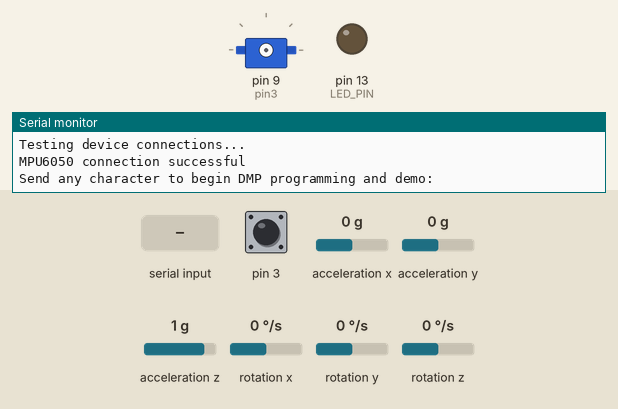
This sketch was run on a simulated Arduino Leonardo, built with avr-gcc and run on an emulated ATmega32U4. Parts: servo, output pins drawn as LEDs (lit = HIGH), the last lines printed to the serial monitor. Dashed ring = blinking. The test bench sets the inputs (shaded band); at power-on: acceleration x 0 g, acceleration z 1 g, rotation z 0 °/s, pin 3 HIGH, acceleration y 0 g, rotation x 0 °/s, rotation y 0 °/s. Storage starts empty; the sensor or clock chip raises its interrupt line as the real part does.

Above: at 0.8 s.
0.9 s: "1\n" received over Serial
At 1.88 s:
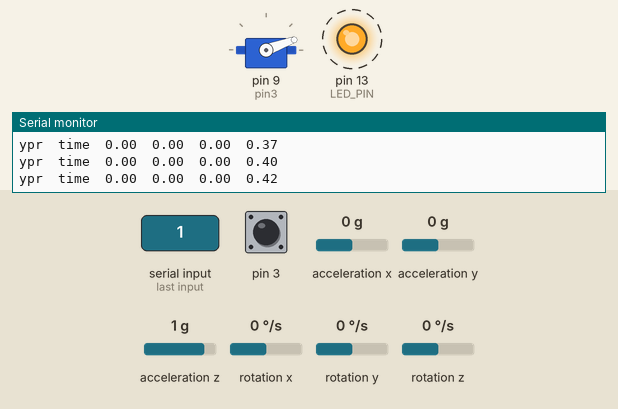
3.9 s: acceleration x set to -1.4 g
6.9 s: acceleration z set to -1.4 g
9.9 s: acceleration x set to 0 g
15.9 s: rotation z set to -192 °/s
Timing chart, 0 to 19.9 s (numbered marks = the images above; inputs shaded):
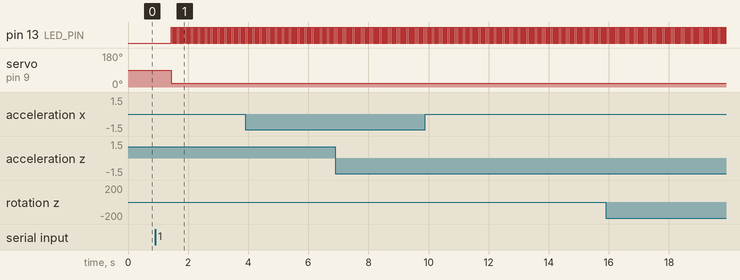

The sketch:

mpu-6050_logger.ino
```cpp
// I2C device class (I2Cdev) demonstration Arduino sketch for MPU6050 class using DMP (MotionApps v2.0)
// 6/21/2012 by Jeff Rowberg <jeff@rowberg.net>
//
//
// Changelog:
//      2013-05-08 - added seamless Fastwire support
//                 - added note about gyro calibration
//      2012-06-21 - added note about Arduino 1.0.1 + Leonardo compatibility error
//      2012-06-20 - improved FIFO overflow handling and simplified read process
//      2012-06-19 - completely rearranged DMP initialization code and simplification
//      2012-06-13 - pull gyro and accel data from FIFO packet instead of reading directly
//      2012-06-09 - fix broken FIFO read sequence and change interrupt detection to RISING
//      2012-06-05 - add gravity-compensated initial reference frame acceleration output
//                 - add 3D math helper file to DMP6 example sketch
//                 - add Euler output and Yaw/Pitch/Roll output formats
//      2012-06-04 - remove accel offset clearing for better results (thanks Sungon Lee)
//      2012-06-01 - fixed gyro sensitivity to be 2000 deg/sec instead of 250
//      2012-05-30 - basic DMP initialization working

/* ============================================
I2Cdev device library code is placed under the MIT license
Copyright (c) 2012 Jeff Rowberg

Permission is hereby granted, free of charge, to any person obtaining a copy
of this software and associated documentation files (the "Software"), to deal
in the Software without restriction, including without limitation the rights
to use, copy, modify, merge, publish, distribute, sublicense, and/or sell
copies of the Software, and to permit persons to whom the Software is
furnished to do so, subject to the following conditions:

The above copyright notice and this permission notice shall be included in
all copies or substantial portions of the Software.

THE SOFTWARE IS PROVIDED "AS IS", WITHOUT WARRANTY OF ANY KIND, EXPRESS OR
IMPLIED, INCLUDING BUT NOT LIMITED TO THE WARRANTIES OF MERCHANTABILITY,
FITNESS FOR A PARTICULAR PURPOSE AND NONINFRINGEMENT. IN NO EVENT SHALL THE
AUTHORS OR COPYRIGHT HOLDERS BE LIABLE FOR ANY CLAIM, DAMAGES OR OTHER
LIABILITY, WHETHER IN AN ACTION OF CONTRACT, TORT OR OTHERWISE, ARISING FROM,
OUT OF OR IN CONNECTION WITH THE SOFTWARE OR THE USE OR OTHER DEALINGS IN
THE SOFTWARE.
===============================================
*/

// I2Cdev and MPU6050 must be installed as libraries, or else the .cpp/.h files
// for both classes must be in the include path of your project
#include "I2Cdev.h"
#include <SPI.h>
#include <SD.h>
#include "MPU6050_6Axis_MotionApps20.h"
#include "Servo.h"
#include "Wire.h"
//#include "MPU6050.h" // not necessary if using MotionApps include file
Servo myservo;
int pos=0;
//#include "MPU6050.h" // not necessary if using MotionApps include file

// Arduino Wire library is required if I2Cdev I2CDEV_ARDUINO_WIRE implementation
// is used in I2Cdev.h
#if I2CDEV_IMPLEMENTATION == I2CDEV_ARDUINO_WIRE
    #include "Wire.h"
#endif

// class default I2C address is 0x68
// specific I2C addresses may be passed as a parameter here
// AD0 low = 0x68 (default for SparkFun breakout and InvenSense evaluation board)
// AD0 high = 0x69
MPU6050 mpu;
//MPU6050 mpu(0x69); // <-- use for AD0 high

/* =========================================================================
   NOTE: In addition to connection 3.3v, GND, SDA, and SCL, this sketch
   depends on the MPU-6050's INT pin being connected to the Arduino's
   external interrupt #0 pin. On the Arduino Uno and Mega 2560, this is
   digital I/O pin 2.
 * ========================================================================= */

/* =========================================================================
   NOTE: Arduino v1.0.1 with the Leonardo board generates a compile error
   when using Serial.write(buf, len). The Teapot output uses this method.
   The solution requires a modification to the Arduino USBAPI.h file, which
   is fortunately simple, but annoying. This will be fixed in the next IDE
   release. For more info, see these links:

   http://arduino.cc/forum/index.php/topic,109987.0.html
   http://code.google.com/p/arduino/issues/detail?id=958
 * ========================================================================= */


// uncomment "OUTPUT_READABLE_QUATERNION" if you want to see the actual
// quaternion components in a [w, x, y, z] format (not best for parsing
// on a remote host such as Processing or something though)
//#define OUTPUT_READABLE_QUATERNION

// uncomment "OUTPUT_READABLE_EULER" if you want to see Euler angles
// (in degrees) calculated from the quaternions coming from the FIFO.
// Note that Euler angles suffer from gimbal lock (for more info, see
// http://en.wikipedia.org/wiki/Gimbal_lock)
//#define OUTPUT_READABLE_EULER

// uncomment "OUTPUT_READABLE_YAWPITCHROLL" if you want to see the yaw/
// pitch/roll angles (in degrees) calculated from the quaternions coming
// from the FIFO. Note this also requires gravity vector calculations.
// Also note that yaw/pitch/roll angles suffer from gimbal lock (for
// more info, see: http://en.wikipedia.org/wiki/Gimbal_lock)
#define OUTPUT_READABLE_YAWPITCHROLL

// uncomment "OUTPUT_READABLE_REALACCEL" if you want to see acceleration
// components with gravity removed. This acceleration reference frame is
// not compensated for orientation, so +X is always +X according to the
// sensor, just without the effects of gravity. If you want acceleration
// compensated for orientation, us OUTPUT_READABLE_WORLDACCEL instead.
//#define OUTPUT_READABLE_REALACCEL

// uncomment "OUTPUT_READABLE_WORLDACCEL" if you want to see acceleration
// components with gravity removed and adjusted for the world frame of
// reference (yaw is relative to initial orientation, since no magnetometer
// is present in this case). Could be quite handy in some cases.
//#define OUTPUT_READABLE_WORLDACCEL

// uncomment "OUTPUT_TEAPOT" if you want output that matches the
// format used for the InvenSense teapot demo
//#define OUTPUT_TEAPOT


const int chipSelect = 4;
#define LED_PIN 13 // (Arduino is 13, Teensy is 11, Teensy++ is 6)
bool blinkState = false;


// for calculating the time since when the arduino started
 double timing;
 double timing1;
// MPU control/status vars
bool dmpReady = false;  // set true if DMP init was successful
uint8_t mpuIntStatus;   // holds actual interrupt status byte from MPU
uint8_t devStatus;      // return status after each device operation (0 = success, !0 = error)
uint16_t packetSize;    // expected DMP packet size (default is 42 bytes)
uint16_t fifoCount;     // count of all bytes currently in FIFO
uint8_t fifoBuffer[64]; // FIFO storage buffer

// orientation/motion vars
Quaternion q;           // [w, x, y, z]         quaternion container
VectorInt16 aa;         // [x, y, z]            accel sensor measurements
VectorInt16 aaReal;     // [x, y, z]            gravity-free accel sensor measurements
VectorInt16 aaWorld;    // [x, y, z]            world-frame accel sensor measurements
VectorFloat gravity;    // [x, y, z]            gravity vector
float euler[3];         // [psi, theta, phi]    Euler angle container
float ypr[3];           // [yaw, pitch, roll]   yaw/pitch/roll container and gravity vector
boolean start=0;        // used for the first attempt to calculate elapsed time
// packet structure for InvenSense teapot demo
uint8_t teapotPacket[14] = { '$', 0x02, 0,0, 0,0, 0,0, 0,0, 0x00, 0x00, '\r', '\n' };

///////////////////////////////////////  RC Transmitter //////////////////////////////////////

int pin1 = 7;
int pin2 = 8;
int pin3 = 9;
int pin4 = 10;
unsigned long duration1, duration2, duration3,duration4;

// ================================================================
// ===               INTERRUPT DETECTION ROUTINE                ===
// ================================================================

volatile bool mpuInterrupt = false;     // indicates whether MPU interrupt pin has gone high
void dmpDataReady() {
    mpuInterrupt = true;
}


// ================================================================
// ===                      INITIAL SETUP                       ===
// ================================================================

void setup() {

     pinMode(pin1, INPUT);
     pinMode(pin2, INPUT);
     pinMode(pin3, INPUT);
     pinMode(pin4, INPUT);
    // join I2C bus (I2Cdev library doesn't do this automatically)
    #if I2CDEV_IMPLEMENTATION == I2CDEV_ARDUINO_WIRE
        Wire.begin();
        TWBR = 24; // 400kHz I2C clock (200kHz if CPU is 8MHz). Comment this line if having compilation difficulties with TWBR.
    #elif I2CDEV_IMPLEMENTATION == I2CDEV_BUILTIN_FASTWIRE
        Fastwire::setup(400, true);
    #endif

    // initialize serial communication
    // (115200 chosen because it is required for Teapot Demo output, but it's
    // really up to you depending on your project)
    Serial.begin(9600);
    while (!Serial); // wait for Leonardo enumeration, others continue immediately

    // NOTE: 8MHz or slower host processors, like the Teensy @ 3.3v or Ardunio
    // Pro Mini running at 3.3v, cannot handle this baud rate reliably due to
    // the baud timing being too misaligned with processor ticks. You must use
    // 38400 or slower in these cases, or use some kind of external separate
    // crystal solution for the UART timer.

    // initialize device
    Serial.println(F("Initializing I2C devices..."));
    mpu.initialize();

    // verify connection
    Serial.println(F("Testing device connections..."));
    Serial.println(mpu.testConnection() ? F("MPU6050 connection successful") : F("MPU6050 connection failed"));

    // wait for ready
    Serial.println(F("\nSend any character to begin DMP programming and demo: "));
    while (Serial.available() && Serial.read()); // empty buffer
    while (!Serial.available());                 // wait for data
    while (Serial.available() && Serial.read()); // empty buffer again

    // load and configure the DMP
    Serial.println(F("Initializing DMP..."));
    devStatus = mpu.dmpInitialize();
/////////////////////////////////////////////////////////////////////////////////////////////////////////////////////////////////
    Serial.print("Initializing SD card...");

  // see if the card is present and can be initialized:
  if (!SD.begin(chipSelect)) {
    Serial.println("Card failed, or not present");
    // don't do anything more:
    return;
  }
  Serial.println("card initialized.");
/////////////////////////////////////////////////////////////////////////////////////////////////////////////////////////////////
    // supply your own gyro offsets here, scaled for min sensitivity
    mpu.setXGyroOffset(-917);
    mpu.setYGyroOffset(-3046);
    mpu.setZGyroOffset(1789);
    mpu.setXAccelOffset(-42);
    mpu.setYAccelOffset(-26);
    mpu.setZAccelOffset(3); // 1688 factory default for my test chip

    // make sure it worked (returns 0 if so)
    if (devStatus == 0) {
        // turn on the DMP, now that it's ready
        Serial.println(F("Enabling DMP..."));
        mpu.setDMPEnabled(true);

        // enable Arduino interrupt detection
        Serial.println(F("Enabling interrupt detection (Arduino external interrupt 0)..."));
        attachInterrupt(0, dmpDataReady, RISING);
        mpuIntStatus = mpu.getIntStatus();

        // set our DMP Ready flag so the main loop() function knows it's okay to use it
        Serial.println(F("DMP ready! Waiting for first interrupt..."));
        dmpReady = true;

        // get expected DMP packet size for later comparison
        packetSize = mpu.dmpGetFIFOPacketSize();
    } else {
        // ERROR!
        // 1 = initial memory load failed
        // 2 = DMP configuration updates failed
        // (if it's going to break, usually the code will be 1)
        Serial.print(F("DMP Initialization failed (code "));
        Serial.print(devStatus);
        Serial.println(F(")"));
    }

    // configure LED for output
    pinMode(LED_PIN, OUTPUT);
    myservo.attach(9);
}

int complete=0;
double timing_sec;

// ================================================================
// ===                    MAIN PROGRAM LOOP                     ===
// ================================================================

void loop() {

      ///////////////////////////////////////// RC Transmitter Values//////////////////////////////


    // if programming failed, don't try to do anything
    if (!dmpReady) return;

    // wait for MPU interrupt or extra packet(s) available
    while (!mpuInterrupt && fifoCount < packetSize) {
        // other program behavior stuff here
        // .
        // .
        // .
        // if you are really paranoid you can frequently test in between other
        // stuff to see if mpuInterrupt is true, and if so, "break;" from the
        // while() loop to immediately process the MPU data
        // .
        // .
        // .
    }

    // reset interrupt flag and get INT_STATUS byte
    mpuInterrupt = false;
    mpuIntStatus = mpu.getIntStatus();

    // get current FIFO count
    fifoCount = mpu.getFIFOCount();

    // check for overflow (this should never happen unless our code is too inefficient)
    if ((mpuIntStatus & 0x10) || fifoCount == 1024) {
        // reset so we can continue cleanly
        mpu.resetFIFO();
        // otherwise, check for DMP data ready interrupt (this should happen frequently)
    } else if (mpuIntStatus & 0x02) {
        // wait for correct available data length, should be a VERY short wait
        while (fifoCount < packetSize) fifoCount = mpu.getFIFOCount();

        // read a packet from FIFO
        mpu.getFIFOBytes(fifoBuffer, packetSize);

        // track FIFO count here in case there is > 1 packet available
        // (this lets us immediately read more without waiting for an interrupt)
        fifoCount -= packetSize;


      /*  #ifdef OUTPUT_READABLE_QUATERNION
            // display quaternion values in easy matrix form: w x y z
            mpu.dmpGetQuaternion(&q, fifoBuffer);
            Serial.print("quat\t");
            Serial.print(q.w);
            Serial.print("\t");
            Serial.print(q.x);
            Serial.print("\t");
            Serial.print(q.y);
            Serial.print("\t");
            Serial.println(q.z);
        #endif

        #ifdef OUTPUT_READABLE_EULER
            // display Euler angles in degrees
            mpu.dmpGetQuaternion(&q, fifoBuffer);
            mpu.dmpGetEuler(euler, &q);
            Serial.print("euler\t");
            Serial.print(euler[0] * 180/M_PI);
            Serial.print("\t");
            Serial.print(euler[1] * 180/M_PI);
            Serial.print("\t");
            Serial.println(euler[2] * 180/M_PI);
        #endif
*/
        #ifdef OUTPUT_READABLE_YAWPITCHROLL
            // display Euler angles in degrees

            if (complete==0)
            myservo.write(20);

            if (complete==1)
            myservo.write(90);


            mpu.dmpGetQuaternion(&q, fifoBuffer);
            mpu.dmpGetGravity(&gravity, &q);
            mpu.dmpGetYawPitchRoll(ypr, &q, &gravity);

            Serial.print("ypr  time\t");
            Serial.print(ypr[0] * 180/M_PI);
            Serial.print("\t");
            Serial.print(ypr[1] * 180/M_PI);
            Serial.print("\t");
            Serial.print(ypr[2] * 180/M_PI);
            Serial.print("\t");
            timing = millis();
            if (start == 0)
            { timing1=timing;
              start=1;
            }
            timing=timing-timing1;
            timing_sec = timing/1000;
            Serial.println(timing_sec);
            if((timing_sec)/5.0 == 0.0)  complete=1;
            if((timing_sec)/5.0 == 0.0 && (timing_sec)/10.0 == 0.0)  complete=0;
        #endif

  /*      #ifdef OUTPUT_READABLE_REALACCEL
            // display real acceleration, adjusted to remove gravity
            mpu.dmpGetQuaternion(&q, fifoBuffer);
            mpu.dmpGetAccel(&aa, fifoBuffer);
            mpu.dmpGetGravity(&gravity, &q);
            mpu.dmpGetLinearAccel(&aaReal, &aa, &gravity);
            Serial.print("areal\t");
            Serial.print(aaReal.x);
            Serial.print("\t");
            Serial.print(aaReal.y);
            Serial.print("\t");
            Serial.println(aaReal.z);
        #endif

        #ifdef OUTPUT_READABLE_WORLDACCEL
            // display initial world-frame acceleration, adjusted to remove gravity
            // and rotated based on known orientation from quaternion
            mpu.dmpGetQuaternion(&q, fifoBuffer);
            mpu.dmpGetAccel(&aa, fifoBuffer);
            mpu.dmpGetGravity(&gravity, &q);
            mpu.dmpGetLinearAccel(&aaReal, &aa, &gravity);
            mpu.dmpGetLinearAccelInWorld(&aaWorld, &aaReal, &q);
            Serial.print("aworld\t");
            Serial.print(aaWorld.x);
            Serial.print("\t");
            Serial.print(aaWorld.y);
            Serial.print("\t");
            Serial.println(aaWorld.z);
        #endif
*/
        /*#ifdef OUTPUT_TEAPOT
            // display quaternion values in InvenSense Teapot demo format:
            teapotPacket[2] = fifoBuffer[0];
            teapotPacket[3] = fifoBuffer[1];
            teapotPacket[4] = fifoBuffer[4];
            teapotPacket[5] = fifoBuffer[5];
            teapotPacket[6] = fifoBuffer[8];
            teapotPacket[7] = fifoBuffer[9];
            teapotPacket[8] = fifoBuffer[12];
            teapotPacket[9] = fifoBuffer[13];
            Serial.write(teapotPacket, 14);
            teapotPacket[11]++; // packetCount, loops at 0xFF on purpose
        #endif
*/
        // blink LED to indicate activity
        blinkState = !blinkState;
        digitalWrite(LED_PIN, blinkState);

      /*  duration1 = pulseIn(pin1, HIGH);
duration2 = pulseIn(pin2, HIGH);
        duration3 = pulseIn(pin3, HIGH);
        duration4 = pulseIn(pin4, HIGH);
  Serial.print("R-P-T-Y");
              Serial.print("\t \t");
              Serial.print(duration1);
              Serial.print("\t");
              Serial.print(duration2);
              Serial.print("\t");
              Serial.print(duration3);
              Serial.print("\t");
              Serial.print(duration4);
              Serial.print("\t");
        */
    }

////////////////////////////////////////////////////////////////////////////////////////////////////////////
// make a string for assembling the data to log:
  String dataString = "";

  // read three sensors and append to the string:
  for (int count = 0; count < 3; count++) {
    //int sensor = analogRead(analogPin);
    dataString += String(ypr[count]);
    if (count < 3) {
      dataString += " ";
    }

  }


   dataString += String(timing1/1000);

  // open the file. note that only one file can be open at a time,
  // so you have to close this one before opening another.
  File dataFile = SD.open("datalog.txt", FILE_WRITE);

  // if the file is available, write to it:
  if (dataFile) {
    dataFile.println(dataString);
    dataFile.close();

  }
  // if the file isn't open, pop up an error:
  else {
    Serial.println("error opening datalog.txt");
  }

}
```

Measured:
- after the input at 0.9 s, pin 13 (LED_PIN): alternates HIGH for 0.02 s and LOW for 0.02 s, starting after 0.54 s; servo on pin 9 (pin3): 90° → 20° after 0.54 s
